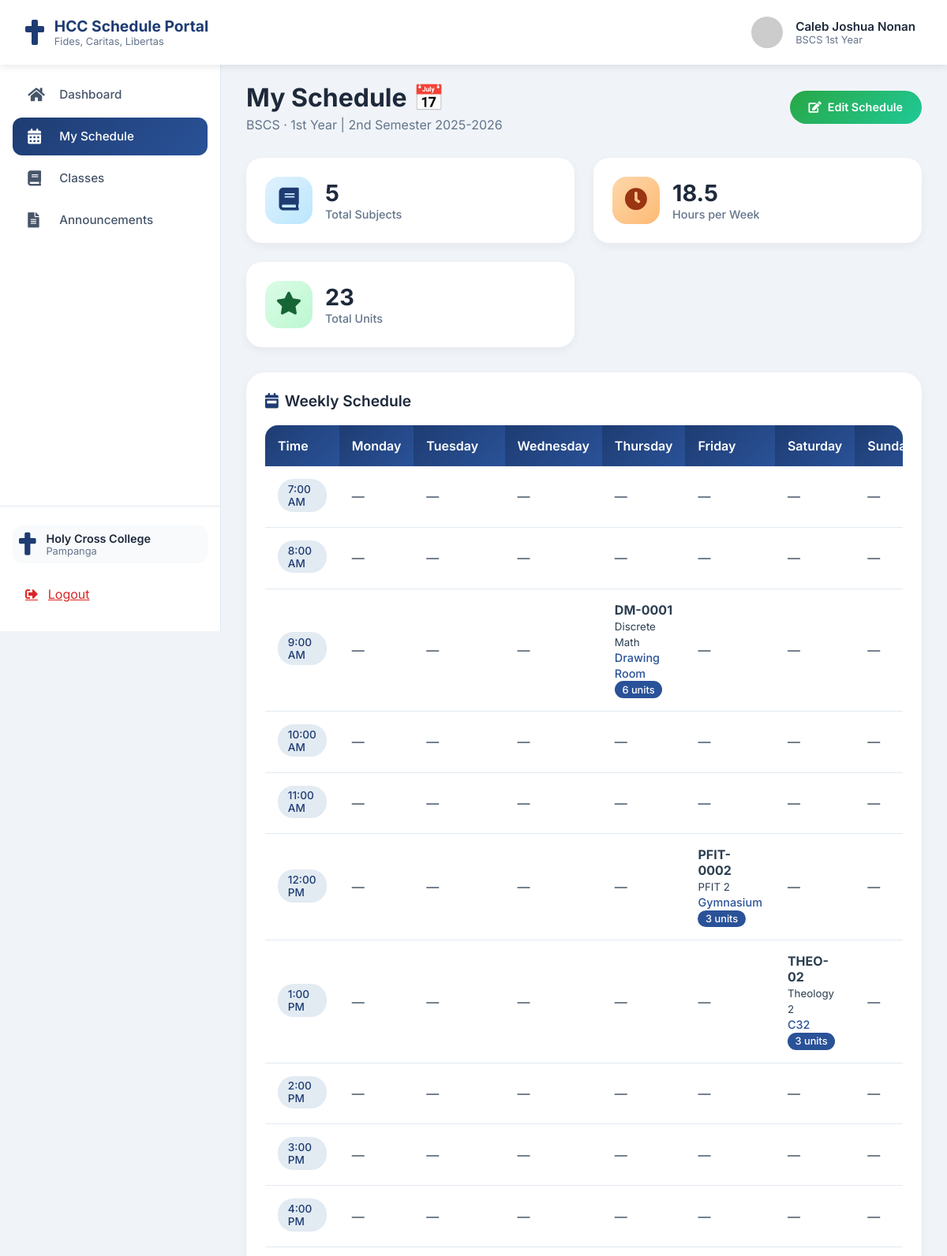
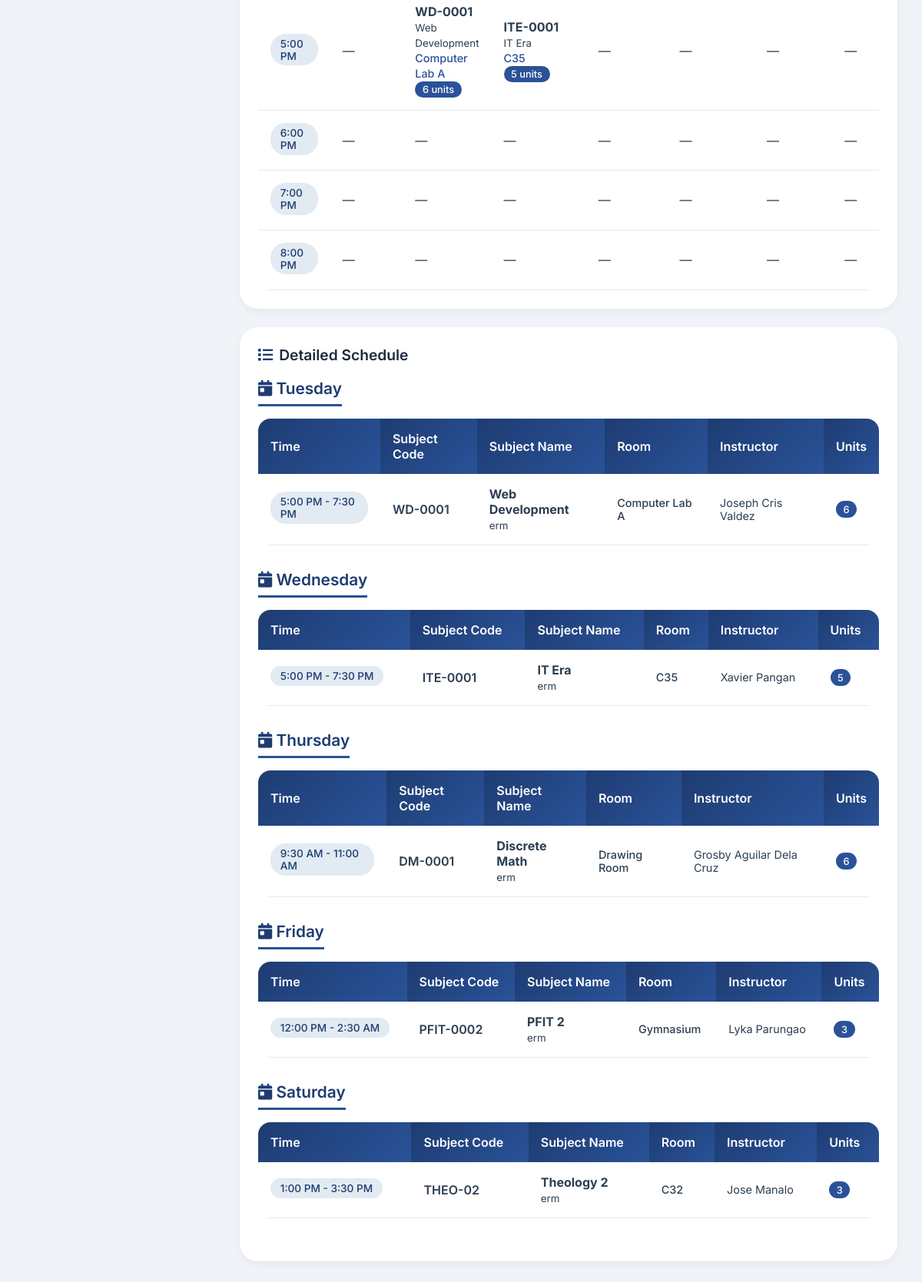
/view_schedule.php (signed in), run on the app's committed database (2 pictures, top to bottom).
### tables this page shows
CREATE TABLE `section` (
  `section_id` int(11) NOT NULL,
  `section_code` varchar(20) NOT NULL,
  `section_name` varchar(50) NOT NULL,
  `year_level` enum('1st Year','2nd Year','3rd Year','4th Year','5th Year') NOT NULL,
  `semester` enum('1st Semester','2nd Semester','Summer') NOT NULL,
  `course` varchar(100) NOT NULL,
  `academic_year` varchar(20) NOT NULL,
  `schedule_day` enum('Monday','Tuesday','Wednesday','Thursday','Friday','Saturday','Sunday') DEFAULT NULL,
  `schedule_time_start` time DEFAULT NULL,
  `schedule_time_end` time DEFAULT NULL,
  `room` varchar(20) DEFAULT NULL,
  `instructor` varchar(100) DEFAULT NULL,
  `subject_id` int(11) DEFAULT NULL
);

CREATE TABLE `subjects` (
  `subject_id` int(11) NOT NULL,
  `subject_code` varchar(20) NOT NULL,
  `subject_name` varchar(100) NOT NULL,
  `description` text DEFAULT NULL,
  `units` int(11) NOT NULL CHECK (`units` > 0),
  `year_level` enum('1st Year','2nd Year','3rd Year','4th Year','5th Year') NOT NULL,
  `semester` enum('1st Semester','2nd Semester','Summer') NOT NULL,
  `course` varchar(100) NOT NULL
);

### view_schedule.php (the view, shortened to what this page needs)
<?php
$servername = "localhost";
$username = "root";
$password = "";
$dbname = "hcc_schedule";
$conn = new mysqli($servername, $username, $password, $dbname);
$student_id = $_SESSION['user_id'];
$first_name = $_SESSION['first_name'];
$last_name = $_SESSION['last_name'];
$course = $_SESSION['course'];
$year_level = $_SESSION['year_level'];
$check_custom_sql = "SELECT COUNT(*) as custom_count FROM schedule WHERE student_id = ?";
$check_stmt = $conn->prepare($check_custom_sql);
$check_stmt->bind_param("i", $student_id);
$check_stmt->execute();
$check_result = $check_stmt->get_result();
$custom_count = $check_result->fetch_assoc()['custom_count'];
$has_custom_schedule = ($custom_count > 0);
if ($has_custom_schedule) {
    $schedule_sql = "SELECT s.section_id, s.section_code, s.section_name, s.year_level, s.schedule_day, s.schedule_time_start, s.schedule_time_end,
                            s.room, s.instructor, sub.subject_id, sub.subject_code, sub.subject_name, sub.units, sub.description
                     FROM schedule sch
                     JOIN section s ON sch.section_id = s.section_id
                     JOIN subjects sub ON s.subject_id = sub.subject_id
                     WHERE sch.student_id = ?
                     ORDER BY FIELD(s.schedule_day, 'Monday', 'Tuesday', 'Wednesday', 'Thursday', 'Friday', 'Saturday', 'Sunday'),
                              s.schedule_time_start";
    $stmt = $conn->prepare($schedule_sql);
    $stmt->bind_param("i", $student_id);
} else {
    $schedule_sql = "SELECT s.section_id, s.section_code, s.section_name, s.year_level, s.schedule_day, s.schedule_time_start, s.schedule_time_end,
                            s.room, s.instructor, sub.subject_id, sub.subject_code, sub.subject_name, sub.units, sub.description
                     FROM section s
                     JOIN subjects sub ON s.subject_id = sub.subject_id
                     WHERE (s.course = ? OR s.course = 'ANY' OR s.course LIKE CONCAT('%', ?, '%'))
                     AND s.year_level = ?
                     ORDER BY FIELD(s.schedule_day, 'Monday', 'Tuesday', 'Wednesday', 'Thursday', 'Friday', 'Saturday', 'Sunday'),
                              s.schedule_time_start";
    $stmt = $conn->prepare($schedule_sql);
    $stmt->bind_param("sss", $course, $course, $year_level);
}
$stmt->execute();
$schedule_result = $stmt->get_result();
$schedule_by_day = [
    'Monday' => [],
    'Tuesday' => [],
    'Wednesday' => [],
    'Thursday' => [],
    'Friday' => [],
    'Saturday' => [],
    'Sunday' => []
];
$all_schedules = [];
$total_units = 0;
while ($row = $schedule_result->fetch_assoc()) {
    $day = $row['schedule_day'];
    if (isset($schedule_by_day[$day])) {
        $schedule_by_day[$day][] = $row;
        $all_schedules[] = $row;
        $total_units += $row['units'];
    }
}
$total_hours = 0;
foreach ($all_schedules as $schedule) {
    if ($schedule['schedule_time_start'] && $schedule['schedule_time_end']) {
        $start = new DateTime($schedule['schedule_time_start']);
        $end = new DateTime($schedule['schedule_time_end']);
        $interval = $start->diff($end);
        $hours = $interval->h + ($interval->i / 60);
        $total_hours += $hours;
    }
}
?>
<!DOCTYPE html>
<html lang="en">
<head>
  <link rel="stylesheet" href="https://use.fontawesome.com/releases/v5.15.4/css/all.css">
  <link rel="stylesheet" href="homepage.css">
</head>
<body>
  <nav class="navbar">
    <div class="nav-container">
      <div class="nav-logo">
        <i class="fas fa-cross"></i>
        <div class="logo-text">
          <span class="logo-main">HCC Schedule Portal</span>
          <span class="logo-sub">Fides, Caritas, Libertas</span>
        </div>
      </div>
      <div class="nav-user">
        <div class="user-profile">
          <img src="https://ui-avatars.com/api/?name=<?php echo urlencode($first_name . '+' . $last_name); ?>&background=1e3c72&color=fff&size=40" alt="Profile" class="profile-img">
          <div class="user-info">
            <span class="user-name"><?php echo htmlspecialchars($first_name . ' ' . $last_name); ?></span>
            <span class="user-role">
              <?php echo htmlspecialchars($course . ' ' . $year_level); ?>
            </span>
          </div>
        </div>
      </div>
    </div>
  </nav>
  <div class="dashboard-container">
    <aside class="sidebar">
      <div class="sidebar-menu">
        <a href="homepage.php" class="menu-item">
          <i class="fas fa-home"></i>
          <span>Dashboard</span>
        </a>
        <a href="view_schedule.php" class="menu-item active">
          <i class="fas fa-calendar-alt"></i>
          <span>My Schedule</span>
        </a>
        <a href="#" class="menu-item">
          <i class="fas fa-book"></i>
          <span>Classes</span>
        </a>
        <a href="#" class="menu-item">
          <i class="fas fa-file-alt"></i>
          <span>Announcements</span>
        </a>
      </div>
      <div class="sidebar-footer">
        <div class="school-info">
          <i class="fas fa-cross"></i>
          <div>
            <p class="school-name">Holy Cross College</p>
            <p class="school-location">Pampanga</p>
          </div>
        </div>
        <a href="index.php" class="logout-btn">
          <i class="fas fa-sign-out-alt"></i>
          <span>Logout</span>
        </a>
      </div>
    </aside>
    <main class="main-content">
      <div class="welcome-header">
        <div>
          <h1>My Schedule <span>📅</span></h1>
          <p class="welcome-date"><?php echo htmlspecialchars($course); ?> · <?php echo htmlspecialchars($year_level); ?> | 2nd Semester 2025-2026</p>
        </div>
        <div class="header-actions">
          <a href="edit_schedule.php" class="edit-btn">
            <i class="fas fa-edit"></i> Edit Schedule
          </a>
        </div>
      </div>
      <div class="stats-grid">
        <div class="stat-card">
          <div class="stat-icon blue">
            <i class="fas fa-book"></i>
          </div>
          <div class="stat-info">
            <h3><?php echo count($all_schedules); ?></h3>
            <p>Total Subjects</p>
          </div>
        </div>
        <div class="stat-card">
          <div class="stat-icon orange">
            <i class="fas fa-clock"></i>
          </div>
          <div class="stat-info">
            <h3><?php echo round($total_hours, 1); ?></h3>
            <p>Hours per Week</p>
          </div>
        </div>
        <div class="stat-card">
          <div class="stat-icon green">
            <i class="fas fa-star"></i>
          </div>
          <div class="stat-info">
            <h3><?php echo $total_units; ?></h3>
            <p>Total Units</p>
          </div>
        </div>
      </div>
      <div class="card">
        <div class="card-header">
          <h2><i class="fas fa-calendar-week"></i> Weekly Schedule</h2>
        </div>
        <div class="schedule-table">
          <table>
            <thead>
              <tr>
                <th>Time</th>
                <th>Monday</th>
                <th>Tuesday</th>
                <th>Wednesday</th>
                <th>Thursday</th>
                <th>Friday</th>
                <th>Saturday</th>
                <th>Sunday</th>
              </tr>
            </thead>
            <tbody>
              <?php
              $time_slots = [
                '07:00', '08:00', '09:00', '10:00', '11:00', '12:00',
                '13:00', '14:00', '15:00', '16:00', '17:00', '18:00', '19:00', '20:00'
              ];
              if ($has_custom_schedule) {
                  $stmt2 = $conn->prepare("SELECT s.schedule_day, s.schedule_time_start, sub.subject_code, sub.subject_name, s.room, sub.units
                                          FROM schedule sch
                                          JOIN section s ON sch.section_id = s.section_id
                                          JOIN subjects sub ON s.subject_id = sub.subject_id
                                          WHERE sch.student_id = ?");
                  $stmt2->bind_param("i", $student_id);
              } else {
                  $stmt2 = $conn->prepare("SELECT s.schedule_day, s.schedule_time_start, sub.subject_code, sub.subject_name, s.room, sub.units
                                          FROM section s
                                          JOIN subjects sub ON s.subject_id = sub.subject_id
                                          WHERE (s.course = ? OR s.course = 'ANY' OR s.course LIKE CONCAT('%', ?, '%'))
                                          AND s.year_level = ?");
                  $stmt2->bind_param("sss", $course, $course, $year_level);
              }
              $stmt2->execute();
              $weekly_result = $stmt2->get_result();
              $schedule_by_day_time = [];
              while ($row = $weekly_result->fetch_assoc()) {
                  $day = $row['schedule_day'];
                  $start_hour = date('H:00', strtotime($row['schedule_time_start']));
                  $schedule_by_day_time[$day][$start_hour] = $row;
              }
              foreach ($time_slots as $time) {
                  echo "<tr>";
                  echo "<td><span class='time-badge'>" . date('g:i A', strtotime($time)) . "</span></td>";
                  $days = ['Monday', 'Tuesday', 'Wednesday', 'Thursday', 'Friday', 'Saturday', 'Sunday'];
                  foreach ($days as $day) {
                      echo "<td>";
                      if (isset($schedule_by_day_time[$day][$time])) {
                          $class = $schedule_by_day_time[$day][$time];
                          echo "<strong>" . htmlspecialchars($class['subject_code']) . "</strong><br>";
                          echo "<small>" . htmlspecialchars($class['subject_name']) . "</small><br>";
                          echo "<small class='room-info'>" . htmlspecialchars($class['room']) . "</small><br>";
                          echo "<span class='units-badge'>" . htmlspecialchars($class['units']) . " units</span>";
                      } else {
                          echo "—";
                      }
                      echo "</td>";
                  }
                  echo "</tr>";
              }
              ?>
            </tbody>
          </table>
        </div>
      </div>
      <div class="card" style="margin-top: 1.5rem;">
        <div class="card-header">
          <h2><i class="fas fa-list"></i> Detailed Schedule</h2>
        </div>
        <?php
        if (count($all_schedules) > 0) {
            foreach ($schedule_by_day as $day => $classes) {
                if (!empty($classes)) {
                    echo "<div class='day-section'>";
                    echo "<h3 class='day-title'><i class='fas fa-calendar-day'></i> " . $day . "</h3>";
                    echo "<div class='schedule-table'>";
                    echo "<table>";
                    echo "<thead><tr><th>Time</th><th>Subject Code</th><th>Subject Name</th><th>Room</th><th>Instructor</th><th>Units</th></tr></thead>";
                    echo "<tbody>";
                    foreach ($classes as $class) {
                        $start_time = date('g:i A', strtotime($class['schedule_time_start']));
                        $end_time = date('g:i A', strtotime($class['schedule_time_end']));
                        echo "<tr>";
                        echo "<td><span class='time-badge'>" . $start_time . " - " . $end_time . "</span></td>";
                        echo "<td class='subject-code'>" . htmlspecialchars($class['subject_code']) . "</td>";
                        echo "<td><strong>" . htmlspecialchars($class['subject_name']) . "</strong><br><small>" . htmlspecialchars($class['description']) . "</small></td>";
                        echo "<td class='room-info'>" . htmlspecialchars($class['room']) . "</td>";
                        echo "<td class='instructor-name'>" . htmlspecialchars($class['instructor']) . "</td>";
                        echo "<td><span class='units-badge'>" . htmlspecialchars($class['units']) . "</span></td>";
                        echo "</tr>";
                    }
                    echo "</tbody></table></div></div>";
                }
            }
        }
        ?>
      </div>
    </main>
  </div>
</body>
</html>

### data on the page
section: subject.subject_code "DM-0001", subject.subject_name "Discrete Math", room "Drawing Room", subject.units "6", schedule_time_start "9:30 AM", schedule_time_end "11:00 AM", subject.description "erm", instructor "Grosby Aguilar Dela Cruz"
section: subject.subject_code "PFIT-0002", subject.subject_name "PFIT 2", room "Gymnasium", subject.units "3", schedule_time_start "12:00 PM", schedule_time_end "2:30 AM", subject.description "erm", instructor "Lyka Parungao"
section: subject.subject_code "THEO-02", subject.subject_name "Theology 2", room "C32", subject.units "3", schedule_time_start "1:00 PM", schedule_time_end "3:30 PM", subject.description "erm", instructor "Jose Manalo"
section: subject.subject_code "WD-0001", subject.subject_name "Web Development", room "Computer Lab A", subject.units "6", schedule_time_start "5:00 PM", schedule_time_end "7:30 PM", subject.description "erm", instructor "Joseph Cris Valdez"
section: subject.subject_code "ITE-0001", subject.subject_name "IT Era", room "C35", subject.units "5", schedule_time_start "5:00 PM", schedule_time_end "7:30 PM", subject.description "erm", instructor "Xavier Pangan"

### other printed values
$first_name . ' ' . $last_name "Caleb Joshua Nonan"
$course . ' ' . $year_level "BSCS 1st Year"
$course "BSCS"
$year_level "1st Year"
count($all_schedules) "5"
$total_hours "18.5"
$total_units "23"
date('g:i A', strtotime($time)) "7:00 AM"
date('g:i A', strtotime($time)) "8:00 AM"
date('g:i A', strtotime($time)) "9:00 AM"
date('g:i A', strtotime($time)) "10:00 AM"
date('g:i A', strtotime($time)) "11:00 AM"
date('g:i A', strtotime($time)) "12:00 PM"
date('g:i A', strtotime($time)) "1:00 PM"
date('g:i A', strtotime($time)) "2:00 PM"
